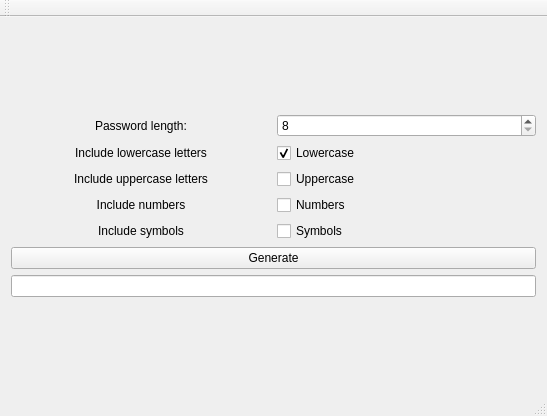
<?xml version="1.0" encoding="UTF-8"?>
<ui version="4.0">
 <class>MainWindow</class>
 <widget class="QMainWindow" name="MainWindow">
  <property name="geometry">
   <rect>
    <x>0</x>
    <y>0</y>
    <width>547</width>
    <height>416</height>
   </rect>
  </property>
  <property name="windowTitle">
   <string>MainWindow</string>
  </property>
  <widget class="QWidget" name="centralWidget">
   <layout class="QGridLayout" name="gridLayout_2">
    <item row="0" column="0">
     <layout class="QGridLayout" name="gridLayout">
      <item row="0" column="1">
       <widget class="QSpinBox" name="spinBox">
        <property name="minimum">
         <number>8</number>
        </property>
       </widget>
      </item>
      <item row="0" column="0">
       <widget class="QLabel" name="label_length">
        <property name="text">
         <string>Password length:</string>
        </property>
        <property name="alignment">
         <set>Qt::AlignCenter</set>
        </property>
       </widget>
      </item>
      <item row="3" column="1">
       <widget class="QCheckBox" name="checkBox_numbers">
        <property name="text">
         <string>Numbers</string>
        </property>
       </widget>
      </item>
      <item row="2" column="1">
       <widget class="QCheckBox" name="checkBox_upper">
        <property name="text">
         <string>Uppercase</string>
        </property>
       </widget>
      </item>
      <item row="2" column="0">
       <widget class="QLabel" name="label_3">
        <property name="text">
         <string>Include uppercase letters</string>
        </property>
        <property name="alignment">
         <set>Qt::AlignCenter</set>
        </property>
       </widget>
      </item>
      <item row="4" column="0">
       <widget class="QLabel" name="label_5">
        <property name="text">
         <string>Include symbols</string>
        </property>
        <property name="alignment">
         <set>Qt::AlignCenter</set>
        </property>
       </widget>
      </item>
      <item row="1" column="0">
       <widget class="QLabel" name="label_lower">
        <property name="text">
         <string>Include lowercase letters</string>
        </property>
        <property name="alignment">
         <set>Qt::AlignCenter</set>
        </property>
       </widget>
      </item>
      <item row="3" column="0">
       <widget class="QLabel" name="label_4">
        <property name="text">
         <string>Include numbers</string>
        </property>
        <property name="alignment">
         <set>Qt::AlignCenter</set>
        </property>
       </widget>
      </item>
      <item row="1" column="1">
       <widget class="QCheckBox" name="checkBox">
        <property name="text">
         <string>Lowercase</string>
        </property>
        <property name="checked">
         <bool>true</bool>
        </property>
       </widget>
      </item>
      <item row="4" column="1">
       <widget class="QCheckBox" name="checkBox_symbols">
        <property name="text">
         <string>Symbols</string>
        </property>
       </widget>
      </item>
      <item row="5" column="0" colspan="2">
       <widget class="QPushButton" name="pushButton">
        <property name="text">
         <string>Generate</string>
        </property>
       </widget>
      </item>
      <item row="6" column="0" colspan="2">
       <widget class="QLineEdit" name="lineEdit"/>
      </item>
     </layout>
    </item>
   </layout>
  </widget>
  <widget class="QMenuBar" name="menuBar">
   <property name="geometry">
    <rect>
     <x>0</x>
     <y>0</y>
     <width>547</width>
     <height>26</height>
    </rect>
   </property>
  </widget>
  <widget class="QToolBar" name="mainToolBar">
   <attribute name="toolBarArea">
    <enum>TopToolBarArea</enum>
   </attribute>
   <attribute name="toolBarBreak">
    <bool>false</bool>
   </attribute>
  </widget>
  <widget class="QStatusBar" name="statusBar"/>
 </widget>
 <layoutdefault spacing="6" margin="11"/>
 <resources/>
 <connections/>
</ui>
